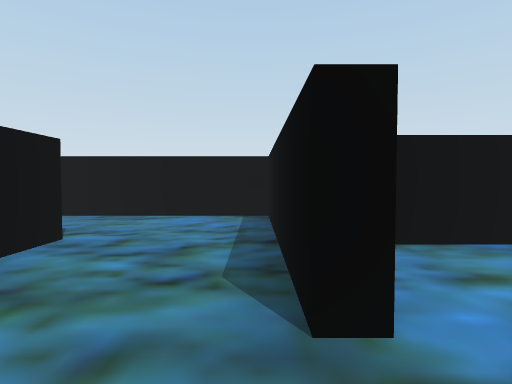
View 1 (above)

17 first-person views from a walk through a 3-D level made in the Unity game engine. The camera is 0.58 m above the floor, tilts 2° down and sees 80° across. The floor is counted in squares, 1 m on a side. Each view is taken from the middle of a square. On the plan, view 1 faces up. The plan holds only what a view shows up to about 9 squares ahead; the rest is blank.

View 2
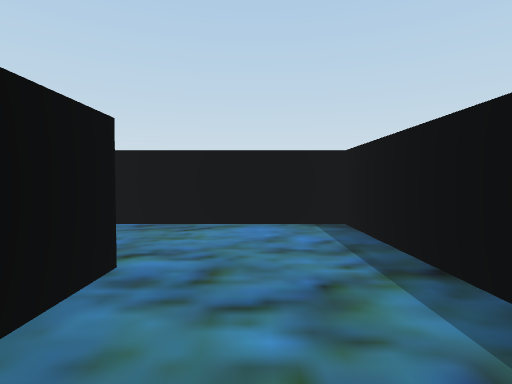

View 3
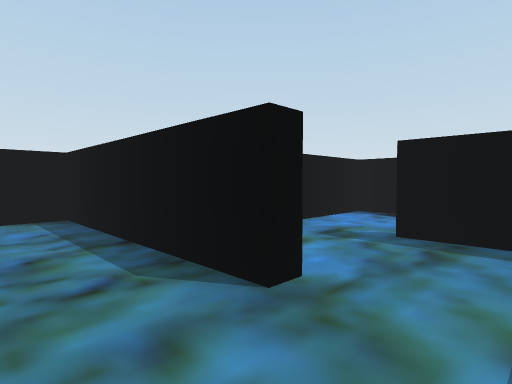

View 4
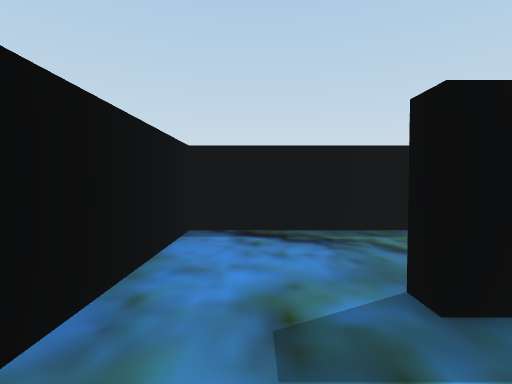

View 5
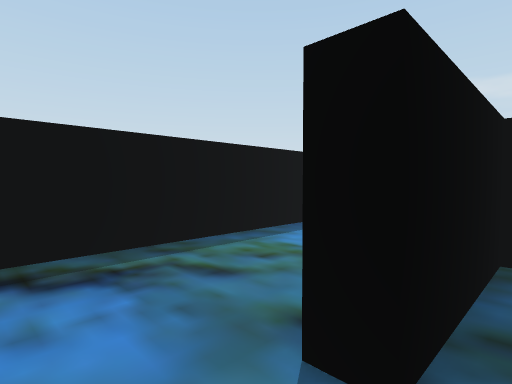

View 6
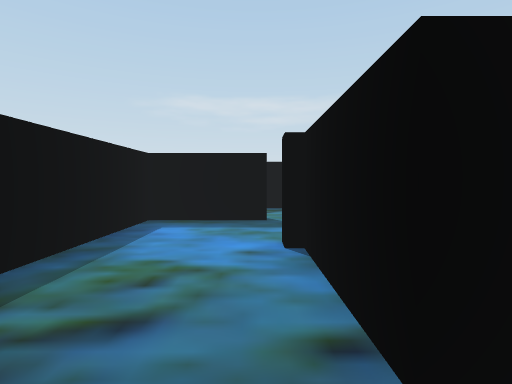

View 7
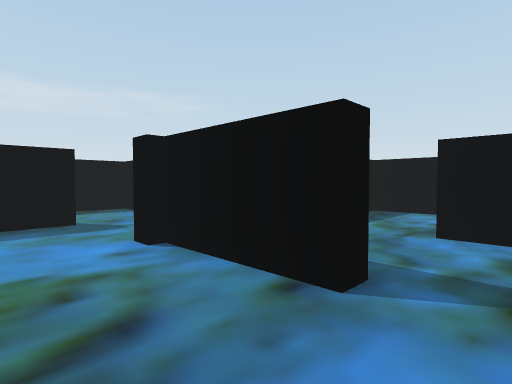

View 8
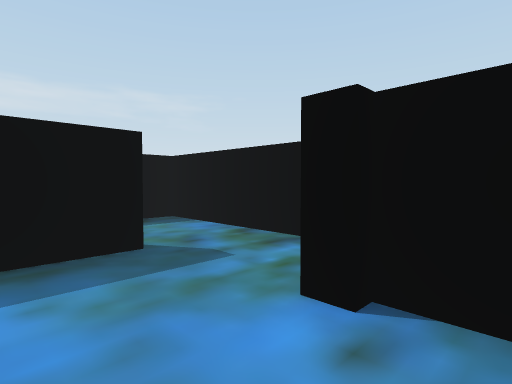

View 9
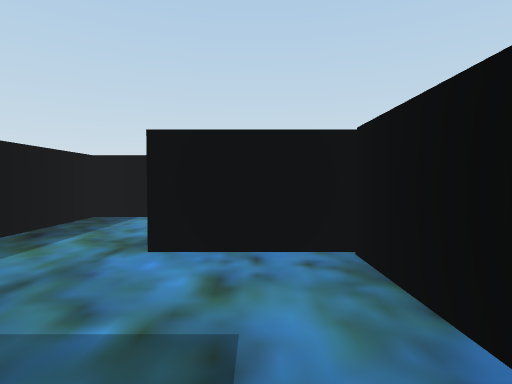

View 10
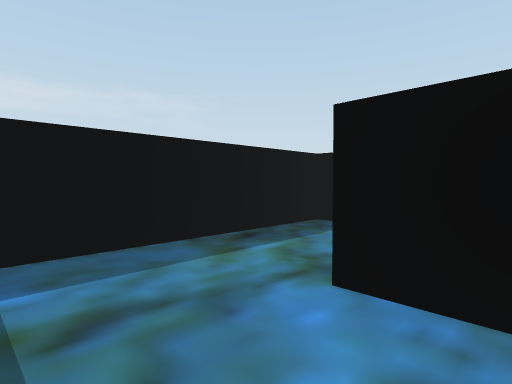

View 11
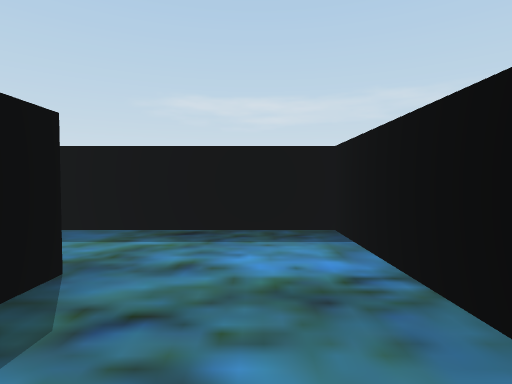

View 12
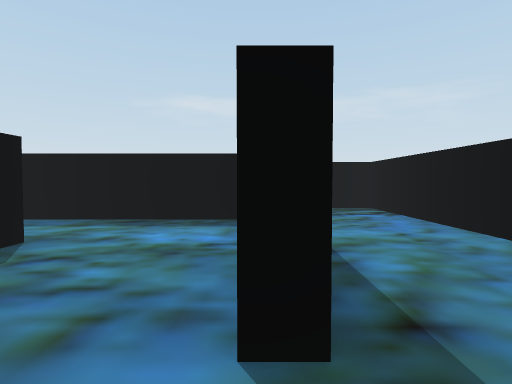

View 13
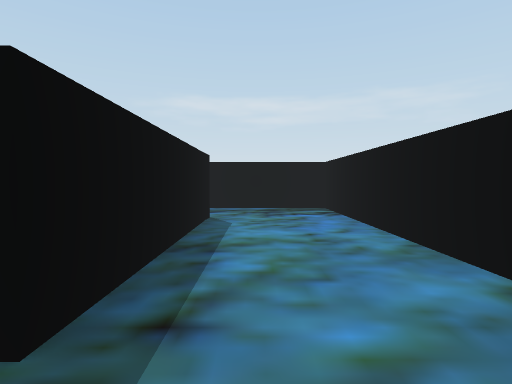

View 14
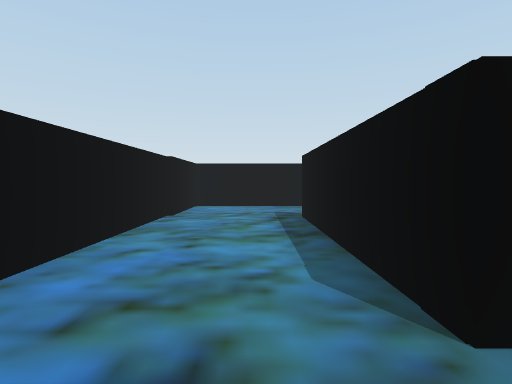

View 15
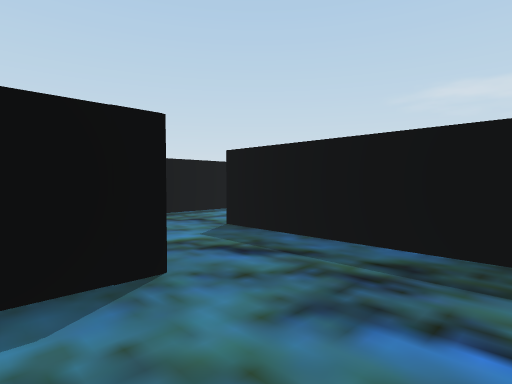

View 16
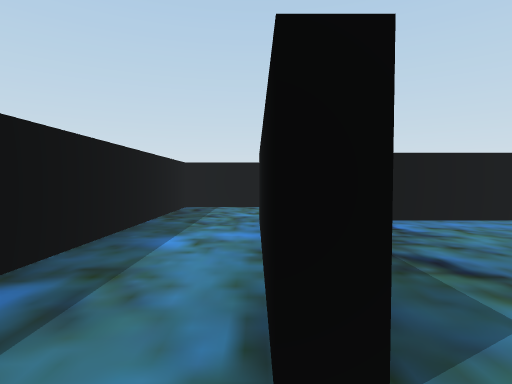

View 17
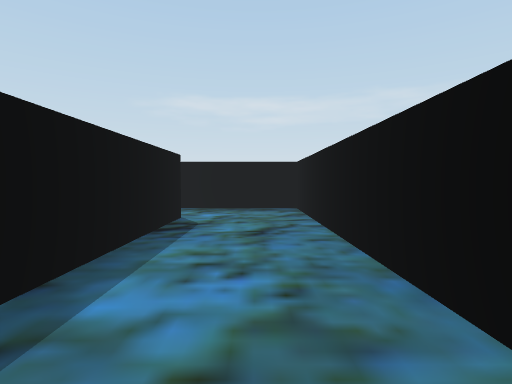

### Floor plan
Points are (right, up) in squares from view 1. A wall is a line through its corners. A room is listed if a view was taken in it or the views show most of it. See-through windows are left out.
Room 1 (views 1, 2, 3, 4)
walls: (-1.9, 1.6) (-1.9, -0.6) (2.3, -0.6) (2.3, 1.2); (1.5, 2.8) (0.5, 2.8) (0.5, 1.1) (0.2, 1.1)
ways out: opening at (2, 2) to room 2; opening at (-1, 2.5) to room 3
Room 2 (views 5, 6, 7, 8, 9, 10)
walls: (2.6, 1.2) (2.6, -0.8); (1.4, -1.9) (1.4, -3.6); (2.8, -2.7) (4.6, -2.7) (4.6, 2.8) (1.5, 2.8)
ways out: opening at (2, 2) to room 1; opening at (2, -3)
Room 3 (views 11, 12)
walls: (-1.9, 3.1) (-1.9, 1.6); (0.2, 1.1) (0.2, 5.1) (-2.5, 5.1)
ways out: opening at (-1, 2.5) to room 1; opening at (-2, 4) to room 4
Room 4 (views 13, 14, 15)
walls: (-2.2, -1) (-2.2, 3.1); (-2.5, 5.1) (-4.5, 5.1) (-4.5, -2.7) (-0.8, -2.7)
ways out: opening at (-2, 4) to room 3; opening at (-1.5, -2) to room 5
Room 5 (view 16)
walls: (1.1, -4.2) (1.1, -2.8)
ways out: opening at (-1.5, -2) to room 4; opening at (0, -3) to room 6
Room 6 (view 17)
walls: (-4.8, -2.9) (-4.8, 0.6); (-6.9, 1) (-6.9, -4.6) (-1.8, -4.6); (-1.2, -2.9) (-3.8, -2.9)
ways out: opening at (0, -3) to room 5

Where each view was taken, in squares from view 1:
view 1: 0 up, 0 right, facing up
view 2: 1 up, 1 left, facing up
view 3: 0 up, 1 left, facing up-right
view 4: 2 up, 1 right, facing right
view 5: 2 up, 2 right, facing down-right
view 6: 2 up, 3 right, facing down
view 7: 2 up, 4 right, facing down-left
view 8: 0 up, 4 right, facing down-left
view 9: 2 up, 3 right, facing left
view 10: 2 up, 2 right, facing down-left
view 11: 3 up, 1 left, facing down
view 12: 4 up, 2 left, facing down
view 13: 4 up, 3 left, facing down
view 14: 2 down, 3 left, facing up
view 15: 0 up, 4 left, facing down-right
view 16: 3 down, 0 right, facing left
view 17: 2 up, 6 left, facing down
